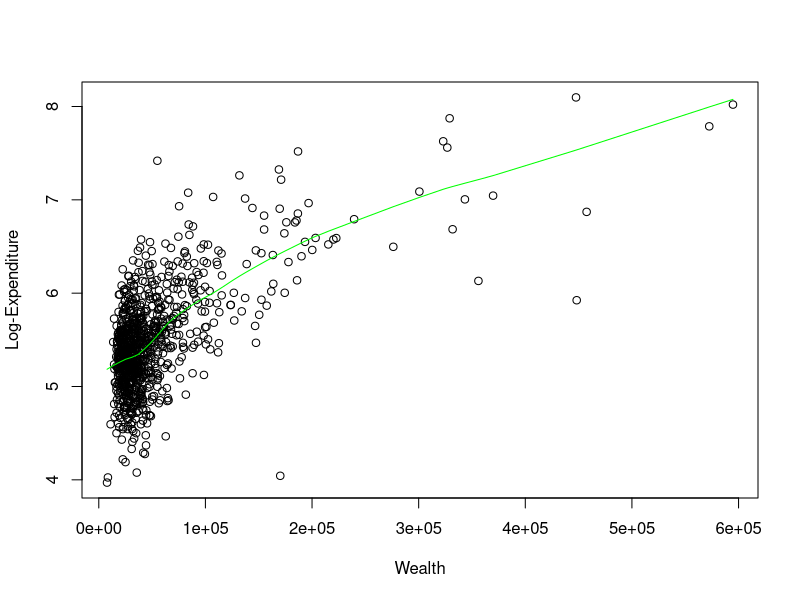
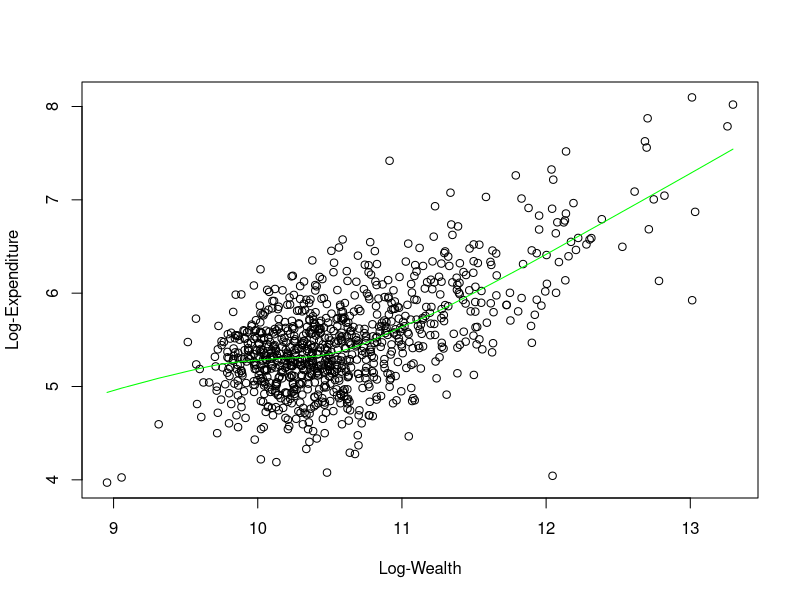
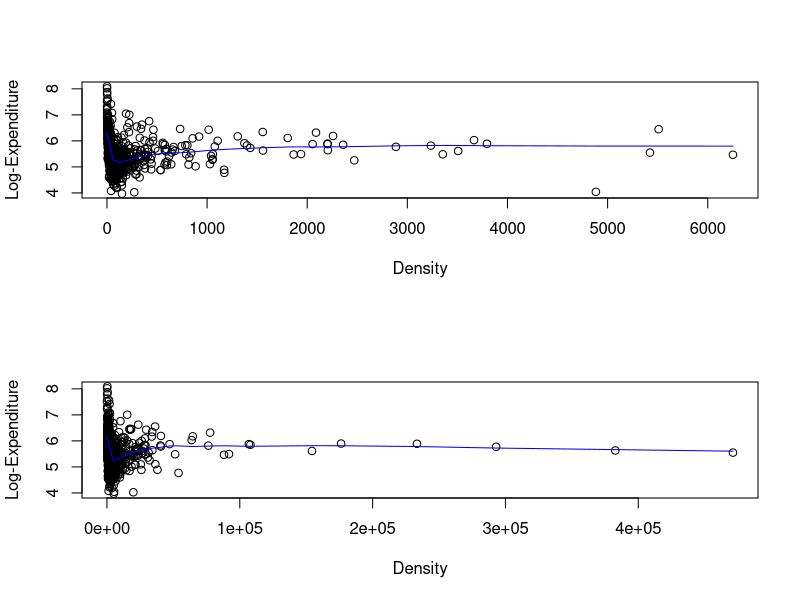
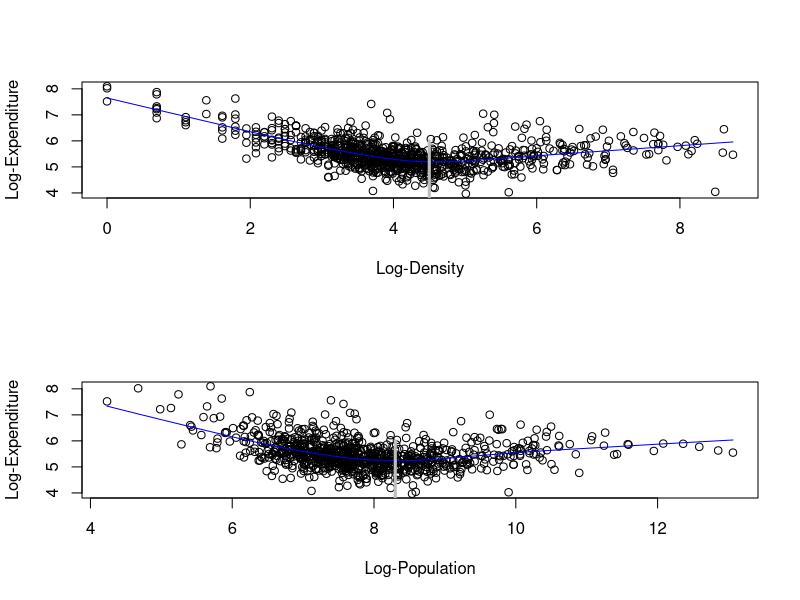
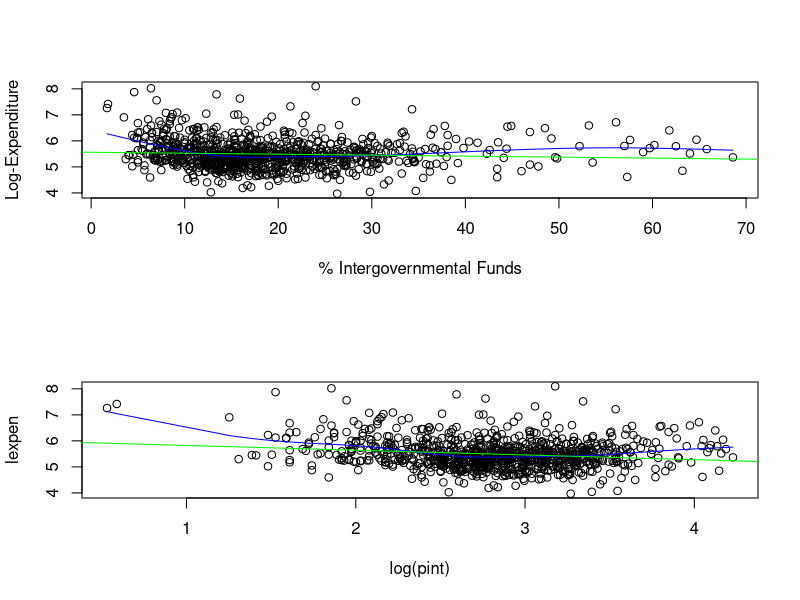
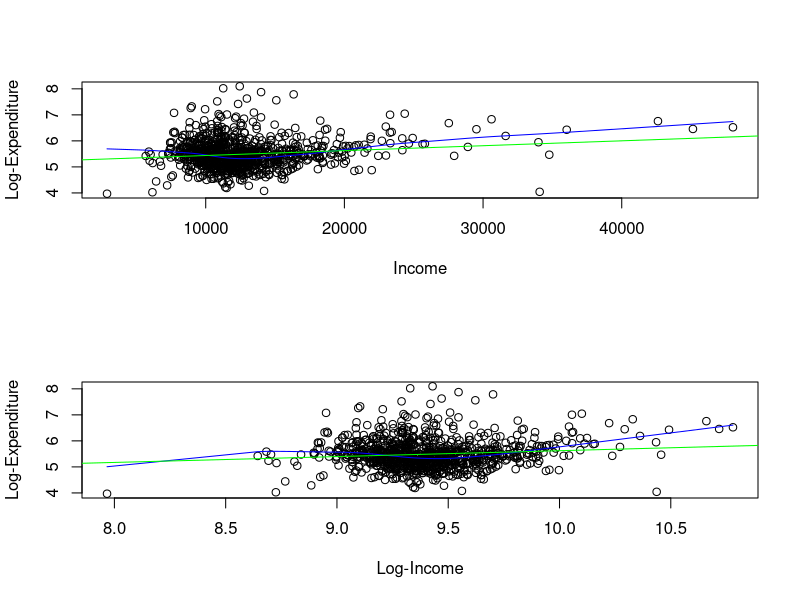
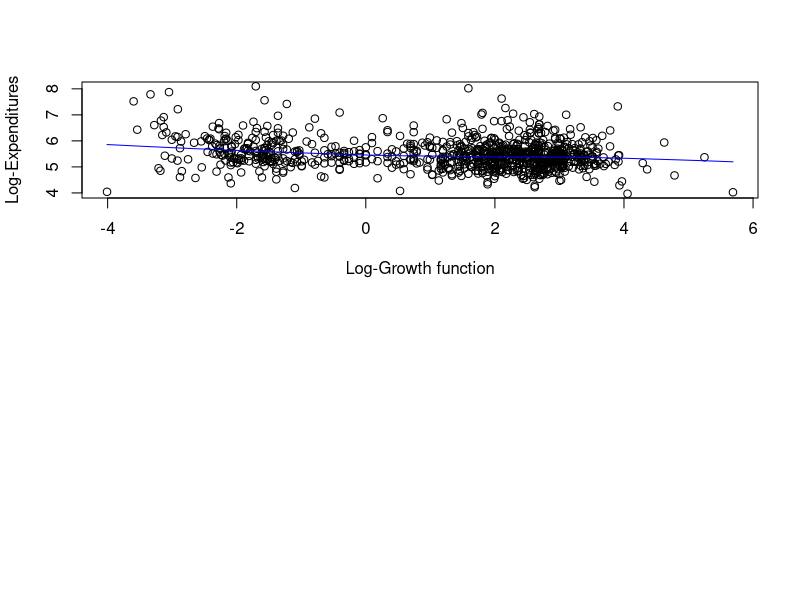
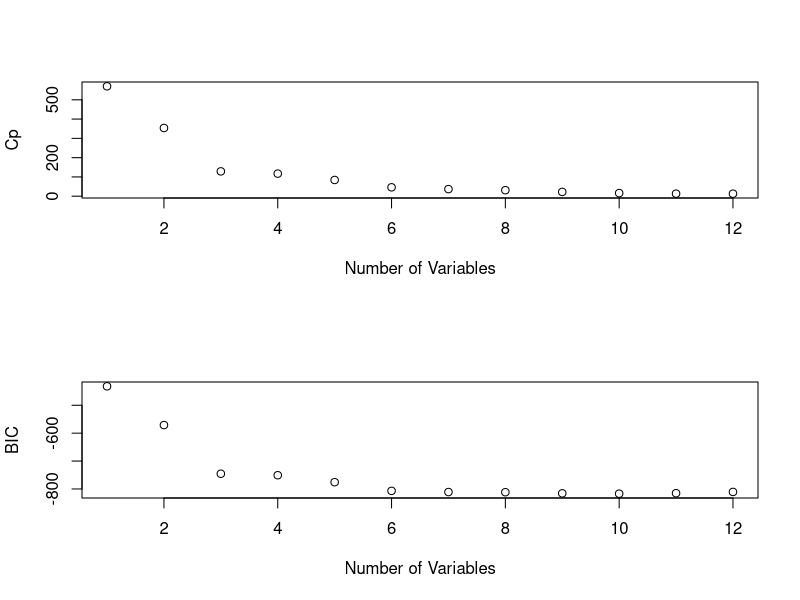

These figures' R source, in order: (Note: this script raises an error after producing the figures.)
# Regression: modeling and model diagnostics
# NY municipalities expenditures data

# Load libraries
library(MASS)
library(corrplot)
library(car)
#install.packages("leaps")
library(leaps)

rm(list=ls(all=TRUE)) # remove all previous objects from memory
options(warn=-1)  # forces R to ignore all warning messages

# Read in data, remove missing data
ny<-read.table("cs73.dat",header=T); dim(ny)  #  916  11
ny2<-na.omit(ny); dim(ny2) # 914  11
attach(ny2)

## review data set: expen is response
names(ny2)
head(ny2, n=5)


## Regression modeling: EDA informing a full model
## create transformations that may be needed
lexpen<-log(expen)
lwealth<-log(wealth)
lpop<-log(pop)
ldens<-log(dens)
lincome<-log(income)
pint2<-pint**2
pint3<-pint**3
lpop2<-lpop**2
lpop3<-lpop**3
ldens2<-ldens**2
ldens3<-ldens**3
i2 = income^2
i3 = income^3
lgrowr<-ifelse(growr>0, log(growr+1), -log(-growr+1))


## Linear or nonlinear relationships with lexpen?
# wealth: log-transform
# lpop: two linear segments OR nonlinear (cubic)
# ldens: two linear segments OR nonlinear (cubic)
# pint: nonlinear (probably no need for log-transform; cubic)
# income: nonlinear (quadratic)
# lgrowth: linear


# WEALTH: log-transformation
plot(wealth, lexpen, xlab="Wealth", ylab="Log-Expenditure")  ## linear
#lines(smooth.spline(lwealth,lexpen), col="blue")
lines(lowess(wealth,lexpen), col="green")
# Check out log-transform
plot(lwealth, lexpen, xlab="Log-Wealth", ylab="Log-Expenditure")  ## linear
lines(lowess(lwealth,lexpen), col="green")


# DENS and POP: Transformations to simplify relationship
# Density and Population are compressed and seemingly non-linear relationship with log-expenditure
par(mfrow=c(2,1))
plot(dens,lexpen, ylab="Log-Expenditure", xlab="Density")
lines(lowess(dens,lexpen), col="blue")  #nonlinear, two linear segments
plot(pop,lexpen, ylab="Log-Expenditure", xlab="Density")
lines(lowess(pop,lexpen), col="blue")  #nonlinear, two linear segments

# Try log-transformation on both
plot(ldens,lexpen, ylab="Log-Expenditure", xlab="Log-Density")
lines(lowess(ldens,lexpen), col="blue")  #nonlinear, two linear segments
lines(c(4.5,4.5),c(0,6), col="grey", lwd=3)
plot(lpop,lexpen, xlab="Log-Population", ylab="Log-Expenditure")
lines(lowess(lpop,lexpen), col="blue") #nonlinear, perhaps cubic; two linear segments will do
lines(c(8.3,8.3),c(0,6), col="grey", lwd=3)


# PINT and INCOME: transformation may not be necessary
plot(pint,lexpen, xlab="% Intergovernmental Funds", ylab="Log-Expenditure")
lines(smooth.spline(pint,lexpen), col="blue")  #nonlinear?
abline(lm(lexpen~pint), col="green")
# Try log-transformation: still nonlinear, so probably best 
#  to not do log-transformation and just use polynomial directly on pint
plot(log(pint),lexpen)
lines(smooth.spline(log(pint),lexpen), col="blue")  #nonlinear?
abline(lm(lexpen~log(pint)), col="green")

plot(income,lexpen, ylab="Log-Expenditure", xlab="Income")  
lines(lowess(income,lexpen), col="blue") # non-linear, compressed; try log
abline(lm(lexpen~income), col="green")
# Check out log-transform: still polynomial, will not do log
plot(lincome,lexpen, ylab="Log-Expenditure", xlab="Log-Income")  
lines(lowess(lincome,lexpen), col="blue")  ## still non-linear
abline(lm(lexpen~lincome), col="green")


# GROWTH RATE: log-transformation to handle negative values
lgrowr = ifelse(growr>0, log(growr+1), -log(-growr+1))
plot(lgrowr,lexpen, xlab="Log-Growth function", ylab="Log-Expenditures")
lines(lowess(lgrowr,lexpen), col="blue")  ## linear


## Summary: linear or nonlinear relationships with lexpen?
# wealth: log-transform
# lpop: two linear segments OR nonlinear (cubic)
# ldens: two linear segments OR nonlinear (cubic)
# pint: nonlinear (probably no need for log-transform; cubic)
# income: nonlinear (probably no need for log-transform; quadratic)
# lgrowth: linear
###########################


#####
## Regression model on full data set (i.e., do not split data)
# wealth: log-transform
# lpop: cubic polynomial
# ldens: cubic polynomial
# pint: cubic polynomial, no log-transform
# income: quadratic, no log-transform
# lgrowth: linear
######

## Create transformations that may be needed
lexpen<-log(expen)
lwealth<-log(wealth)
lpop<-log(pop)
ldens<-log(dens)
lincome<-log(income)
pint2<-pint**2
pint3<-pint**3
lpop2<-lpop**2
lpop3<-lpop**3
ldens2<-ldens**2
ldens3<-ldens**3
i2 = income^2
i3 = income^3
lgrowr<-ifelse(growr>0, log(growr+1), -log(-growr+1))


# Model selection: Section 6.1 of ISLR
# stepAIC or
# Section 6.5 of ISLR: regsubsets in the leaps package.
# Hopefully talk about cross-validation later in course.

fit11<-lm(lexpen~lwealth+lpop+lpop2+lpop3+pint+pint2+pint3+
            ldens+ldens2+ldens3+income+i2+lgrowr)
summary(fit11)
# Query: what do next? -> remove income^2 (i2)
fit11b<-lm(lexpen~lwealth+lpop+lpop2+lpop3+pint+pint2+pint3+
             ldens+ldens2+ldens3+income+lgrowr)
summary(fit11b)
# Try AIC model selection
stepAIC(fit11b, direction="both")  # get same final model as fit11b

# leaps: exhaustive best subsets search
ny2vars = data.frame(lexpen,lwealth,lpop,lpop2,lpop3,pint,pint2,pint3,ldens,ldens2,ldens3,income,lgrowr)
regfit =regsubsets(lexpen~lwealth+lpop+lpop2+lpop3+pint+pint2+pint3+
                     ldens+ldens2+ldens3+income+lgrowr, data = ny2vars, nvmax=12)
summary(regfit)
par(mfrow=c(2,1))
plot(summary(regfit)$cp, xlab="Number of Variables", ylab="Cp")
plot(summary(regfit)$bic, xlab="Number of Variables", ylab="BIC")
which.min(summary(regfit)$cp); which.min(summary(regfit)$bic)
 # Note that best BIC model has ldens and ldens^3, no quadratic term.
# Can that be justified?!



###############
# Model diagnostics: typically iterative process

# Model chosen to assess
fit11b<-lm(lexpen~lwealth+lpop+lpop2+lpop3+pint+pint2+pint3+
             ldens+ldens2+ldens3+income+lgrowr)
summary(fit11b)
dev.off()
# Residual plot
plot(predict(fit11b), rstudent(fit11b), ylab="Studentized Residuals", xlab="Predicted")
identify(predict(fit11b), rstudent(fit11b), labels=row.names(ny2)) # 'escape to finish'
predict(fit11b)[rstudent(fit11b)==min(rstudent(fit11b))]
#887 
#5.941401 
ny2[887,]
#obs st co expen wealth  pop pint dens income   id growr
#887 893 36 55    57 170195 5371 29.8 4883  34082 7340 -54.1

# Normality of Residuals
sresid <- studres(fit11b)
hist(sresid, freq=FALSE, main="Distribution of Studentized Residuals")
xfit<-seq(min(sresid),max(sresid),length=40)
yfit<-dnorm(xfit)
lines(xfit, yfit)
# Q-Q plot for studentized resid
qqPlot(fit11b, main="QQ Plot", ylab="Studentized Residuals")
# Influential Observations
# Cook's D plot
# identify D values > 4/(n-p-1) as a guide; 
# Cook and Weisberg recommend 0.5 and 1 (R uses these guides in default diagnostic plots below)
cutoff <- 4/((nrow(ny2)-length(fit11b$coefficients)-2))
plot(fit11b, which=4, cook.levels=cutoff) # influence Plot
# Influence plot: studentized residuals vs. hat matrix diagonals (leverage) with bubbles a function of Cook's D
# Interactive, so can click to identify high leverage/influential/outlying points
influencePlot(fit11b, id.method="identify", 
              main="Influence Plot", sub="Circle size is proportial to Cook's Distance" )
# VIF: don't want to put in polynomial terms since they are correlated!
fit=lm(lexpen~lwealth+lpop+pint+ldens+income+lgrowr)
vif(fit) # closer to 1 the better; 5-10 is moderate
#lwealth     lpop     pint    ldens   income   lgrowr 
#1.906337 6.413258 1.231470 7.854204 2.682954 1.022102 

# All encompansing R default regression model diagnostics
par(mfrow=c(2,2))
plot(fit11b)


# Predictions

# Model
fit11b<-lm(lexpen~lwealth+lpop+lpop2+lpop3+pint+pint2+pint3+
             ldens+ldens2+ldens3+income+lgrowr, data=ny2)
summary(fit11b)

# Account for sigma^2
sdfit=sd(fit11b$resid)
new05 = data.frame(lwealth=log(85000), lpop=log(20442), lpop2=log(20442)^2, lpop3=log(20442)^3, pint=24.7, 
                   pint2=24.7^2, pint3=24.7^3, ldens= log(214), ldens2=log(214)^2, ldens3=log(214)^3, income=19500, 
                   lgrowr=log(35+1))
new25 = data.frame(lwealth=log(89000), lpop=log(31033), lpop2=log(31033)^2, lpop3=log(31033)^3, pint=26.0, 
                   pint2=26.0^2, pint3=26.0^3, ldens = log(214), ldens2=log(214)^2, ldens3=log(325)^3, income=20000, 
                   lgrowr=log(40+1))
warick05=predict.lm(fit11b,new05); exp(warick05+sdfit^2/2)                 
exp(predict(fit11b, new05, interval="prediction")+sdfit^2/2)
warick25=predict.lm(fit11b,new25); exp(warick25+sdfit^2/2)  
exp(predict(fit11b, new25, interval="prediction")+sdfit^2/2)
#fit      lwr      upr
#1 266.9911 135.0772 527.7298
#> warick25=predict.lm(fit11b,new25); exp(warick25+sdfit^2/2)  
#1 
#377.3172 
#> exp(predict(fit11b, new25, interval="prediction")+sdfit^2/2)
#fit      lwr      upr
#1 377.3172 185.3709 768.0185


# Try: remove the potential outlying and influential data point 887 with largish negative growth
ny2new = ny2[-887,]
detach(ny2); fitny2=fit11b
attach(ny2new)
lexpen<-log(expen)
lwealth<-log(wealth)
lpop<-log(pop)
ldens<-log(dens)
lincome<-log(income)
pint2<-pint**2
pint3<-pint**3
lpop2<-lpop**2
lpop3<-lpop**3
ldens2<-ldens**2
ldens3<-ldens**3
i2 = income^2
i3 = income^3
lgrowr<-ifelse(growr>0, log(growr+1), -log(-growr+1))
fit11b<-lm(lexpen~lwealth+lpop+lpop2+lpop3+pint+pint2+pint3+ldens+
             ldens2+ldens3+income+lgrowr, data=ny2new)
summary(fit11b)
summary(fitny2)

# Predictions with outlier removed
sdfit=sd(fit11b$resid)
new05 = data.frame(lwealth=log(85000), lpop=log(20442), lpop2=log(20442)^2, lpop3=log(20442)^3, pint=24.7, 
                   pint2=24.7^2, pint3=24.7^3, ldens= log(214), ldens2=log(214)^2, ldens3=log(214)^3, income=19500, 
                   lgrowr=log(35+1))
new25 = data.frame(lwealth=log(89000), lpop=log(31033), lpop2=log(31033)^2, lpop3=log(31033)^3, pint=26.0, 
                   pint2=26.0^2, pint3=26.0^3, ldens = log(214), ldens2=log(214)^2, ldens3=log(325)^3, income=20000, 
                   lgrowr=log(40+1))
warick05=predict.lm(fit11b,new05); exp(warick05+sdfit^2/2)                 
exp(predict(fit11b, new05, interval="prediction")+sdfit^2/2)
warick25=predict.lm(fit11b,new25); exp(warick25+sdfit^2/2)  
exp(predict(fit11b, new25, interval="prediction")+sdfit^2/2)



# Consider interactions: Sections 3.3.2, 3.6.4 of ISLR
# Use the data subset on which there are linear relationships in all variables.

# log-transformations of all variables
lexpen<-log(expen)
lwealth<-log(wealth)
lpop<-log(pop)
ldens<-log(dens)
lincome<-log(income)
lpint = log(pint)
lgrowr<-ifelse(growr>0, log(growr+1), -log(-growr+1))

set2<-(lpop>8.3 & ldens>4.5)
ny2vars = data.frame(lexpen,lwealth,lpop,lpint,lincome,lgrowr)
fit2 = lm(lexpen~.*., data = ny2vars, subset=set2)
fitfull = stepAIC(fit2)
summary(fitfull)
extractAIC(fitfull)  # want to minimize AIC
# remove non-significant interaction lwealth:lpop
fitbest = lm(lexpen ~ lwealth + lpop + lpint + lincome + lgrowr + 
               lwealth:lpint + lwealth:lgrowr + lpop:lincome + 
               lpop:lgrowr, data = ny2vars, subset = set2)
summary(fitbest)
extractAIC(fitbest)
anova(fitfull, fitbest)  # p = 0.16
# perhaps remove non-significant interactions:
#  lpop:lgrowr and then lpop:lincome
fitbest = lm(lexpen ~ lwealth + lpop + lpint  + lgrowr + 
               lwealth:lpint + lwealth:lgrowr , data = ny2vars, subset = set2)
summary(fitbest)
extractAIC(fitbest)


# Model diagnostics
# Residual plot
plot(predict(fitbest), rstudent(fitbest), ylab="Studentized Residuals", xlab="Predicted")
# Normality of Residuals
sresid <- studres(fitbest)
hist(sresid, freq=FALSE,
     main="Distribution of Studentized Residuals")
xfit<-seq(min(sresid),max(sresid),length=40)
yfit<-dnorm(xfit)
lines(xfit, yfit)
# Q-Q plot for studentized resid
qqPlot(fitbest, main="QQ Plot", ylab="Studentized Residuals")
# Influential Observations
# Cook's D plot
# identify D values > 4/(n-k-1)
cutoff <- 4/((nrow(mtcars)-length(fitbest$coefficients)-2))
plot(fitbest, which=4, cook.levels=cutoff) # influence Plot

# Aside: leaps not smart enough to leave main effects in when interaction in model
ff=regsubsets(lexpen~.*., data=ny2vars, subset=set2)
summary(ff)


# Categorical variables in regression
# For illustration purposes, we will use the whole data set (no subset split)
wealthcat = 1*(wealth<40000)+2*(wealth>40000)*(wealth<80000)+3*(wealth>80000)*(wealth<100000)+4*(wealth>100000)*(wealth<200000)+5*(wealth>200000)
# "Dummy variable" coding or "treatment" coding: 
# contrast to a reference level or baseline 
wealthcat=factor(wealthcat) # tell R this variable is categorical
# tabulate the categorical variable
table(wealthcat) 
# Parallel boxplots with box width a function of sample size
plot(wealthcat, expen, col="cyan", varwidth=T,
     ylab="Expenditures",xlab="Wealth Categories")
# Average log-expenditure by wealth category
tapply(lexpen, wealthcat, mean)
fitc = lm(formula = lexpen ~ wealthcat, data=ny2vars)
# Treatment coding: 
#  notice that the intercept is the (cell) mean log-expenditure for wealth category 1!
summary(fitc) 
# contrast matrix for 5-level categorical variable
contr.treatment(5)
# Can fit continuous variables as well
fitc = lm(formula = lexpen ~ wealthcat + lpop + lpint + lincome, data=ny2vars, subset=set2)
summary(fitc)
